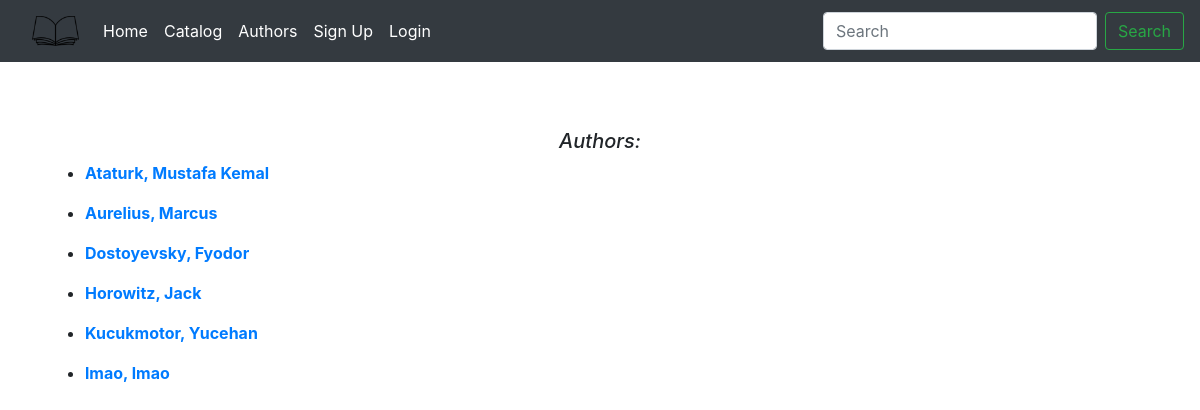
The app's page /authors/, older data.
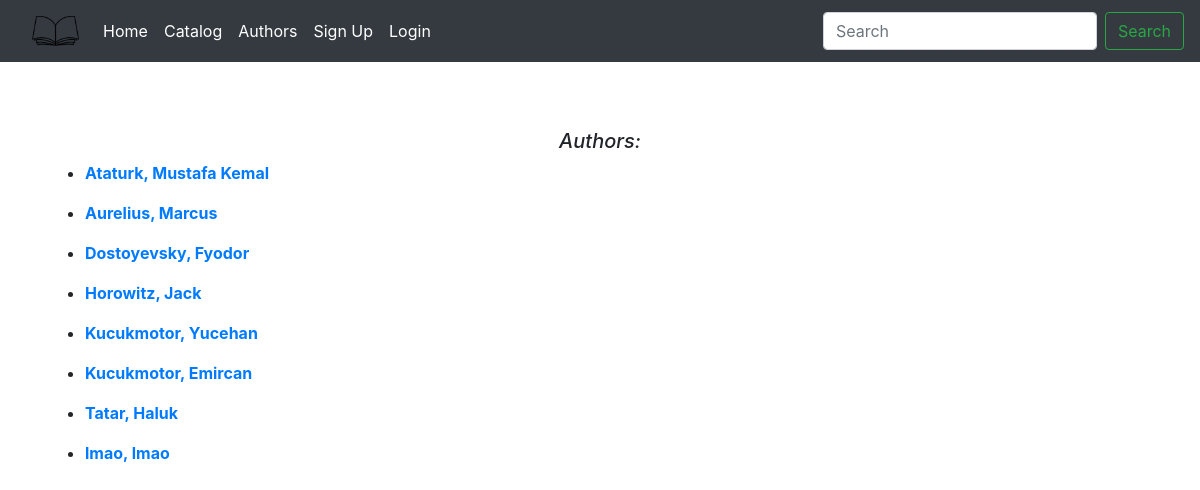
The same page, newer data.
### library_app/models.py (models this page shows, shortened)
class Author(models.Model):
    first_name = models.CharField(max_length=50)
    last_name = models.CharField(max_length=75)
    date_of_birth = models.DateField(null=True, blank=True)
    date_of_death = models.DateField(verbose_name='Died', null=True, blank=True)
    bio = models.TextField(max_length=750, verbose_name='Author Biography',
                            default=None, null=True,
                            blank=True)
    class Meta:
        ordering = ['last_name', 'first_name']

### library_app/views.py (the view)
# urls.py: path('authors/', views.AuthorListView.as_view(), name='author-list'),
class AuthorListView(generic.ListView):
    model = models.Author
    paginate_by = 10
    def get_queryset(self):
        return models.Author.objects.order_by('last_name')

### library_app/templates/library_app/author_list.html
{% extends "base.html" %}
{% block content %}
<h5 id='authorListHeader'>Authors:</h5>
  <div class="authorList">
  <ul>
    {% for author in author_list %}
    <li>
      <p><strong><a href="{% url 'library_app:author-detail' author.id %}">
        {{author.last_name}}, {{author.first_name}} </a>
        </strong> </p>
    {% endfor %}
    </li>
  </ul>
</div>
{% endblock %}

Row changes from the older to the newer data that the page shows:
added Author: last_name "Kucukmotor", first_name "Emircan"
added Author: last_name "Tatar", first_name "Haluk"
